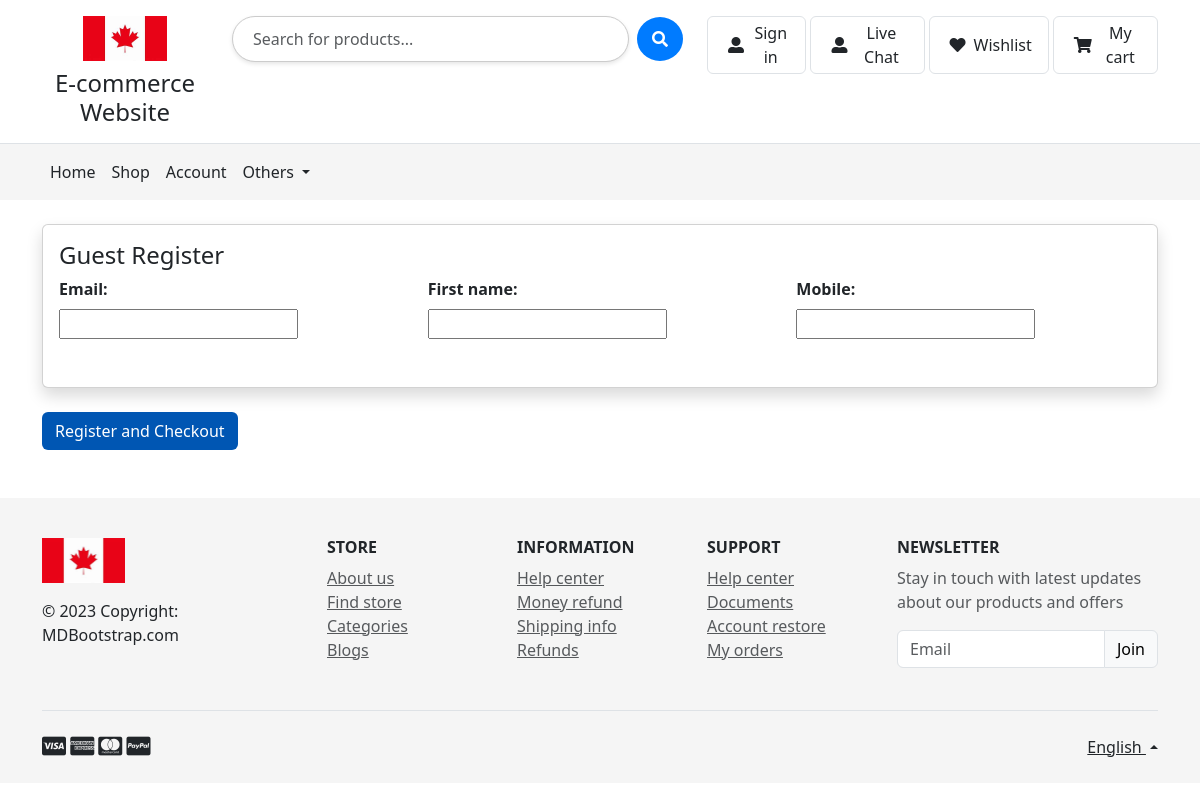
/guest/, run on the app's committed database.
### product/models.py (models this page shows, shortened)
class SiteSetting(models.Model):
    site_title = models.CharField(max_length=255)
    logo = models.ImageField(upload_to='logos/', blank=True, null=True)
    updated_at = models.DateTimeField(auto_now=True)

### product/views.py (the view)
# urls.py: path('guest/', views.guest_checkout, name='guest_checkout'),
def guest_checkout(request):
    if request.method == 'POST':
        register_form = GuestRegisterForm(request.POST)
        if register_form.is_valid():  # Add shipping_form validation
            email = register_form.cleaned_data['email']
            if User.objects.filter(email=email).exists():
                error_message = "An account with this email already exists."
                return render(request, 'store/guest_checkout.html', {
                    'register_form': register_form,
                    'error_message': error_message,
                })
            user = register_form.save(commit=False)
            password = get_random_string(length=12)
            user.set_password(password)
            user.username = email
            user.save()
            Profile.objects.create(
                user=user, mobile=register_form.cleaned_data['mobile'])
            login(request, user)
            try:
                send_mail(
                    'Your Account Details',
                    f'Your account has been created.\n\nUsername: {email}\nPassword: {password}',
                    'your_email@example.com',
                    [email],
                    fail_silently=False,
                )
            except Exception as e:
                print(f"An error occurred while sending the email: {e}")
            return redirect('home')
        else:
            print("Form validation failed.")
            print("Register form errors:", register_form.errors)
    else:
        register_form = GuestRegisterForm()
    context = {
        'register_form': register_form,
    }
    return render(request, 'user/guest_checkout.html', context)

### product/forms.py (shortened to what this page needs)
class GuestRegisterForm(forms.ModelForm):
    email = forms.EmailField(required=True)
    first_name = forms.CharField(max_length=100, required=True)
    mobile = forms.CharField(max_length=15, required=True)
    class Meta:
        model = User
        fields = ['email', 'first_name']

### product/context_processors.py (called while the page is built)
def site_settings(request):
    site_settings, created = SiteSetting.objects.get_or_create(
        defaults={'site_title': 'Medicine E-commerce Website'}
    )
    return {'site_settings': site_settings}

def cart_items_count(request):
    if request.user.is_authenticated:
        cart, _ = Cart.objects.get_or_create(user=request.user)
    else:
        session_key = request.session.session_key
        if not session_key:
            request.session.create()
            session_key = request.session.session_key
        cart, _ = Cart.objects.get_or_create(
            session_key=session_key, user=None)
    return {'cart_items_count': cart.items.count()}

### product/templates/user/guest_checkout.html (shortened to what this page needs)
{% extends 'base.html' %}
{% block content %}
<div class="container my-4">
    <form method="post">
        <div class="card mb-4 shadow">
            <div class="card-body">
                <h4> Guest Register</h4>
                <div class="row">
                    {% for field in register_form %}
                        <div class="col-md-4 mb-3">
                            <div class="form-group">
                                {{ field.label_tag }}
                                <div class="form-control-wrapper">
                                    {{ field }}
                                </div>
                            </div>
                        </div>
                    {% endfor %}
                </div>
            </div>
        </div>
        <button type="submit" style="background-color: #0056b3; color: white;" class="btn">Register and Checkout</button>
    </form>
</div>
{% endblock %}

### product/templates/base.html (shortened to what this page needs)
<!DOCTYPE html>
<html lang="en">
<head>
  <link href="https://cdn.jsdelivr.net/npm/bootstrap@5.3.0/dist/css/bootstrap.min.css" rel="stylesheet">
  <link rel="stylesheet" href="https://cdnjs.cloudflare.com/ajax/libs/font-awesome/6.0.0/css/all.min.css">
  <link rel="stylesheet" href="https://cdnjs.cloudflare.com/ajax/libs/font-awesome/5.15.4/css/all.min.css">
</head>
<body>
  <header>
    <div class="p-3 text-center bg-white border-bottom">
      <div class="container">
        <div class="row gy-3">
          <div class="col-lg-2 col-sm-4 col-4 text-center">
            <a href="#" class="d-block">
                {% if site_settings.logo %}
                    <img src="{{ site_settings.logo.url }}" alt="Site Logo" class="img-fluid mb-2" style="height: 45px;">
                {% endif %}
            </a>
            <h1 class="h4 mb-0">{{ site_settings.site_title }}</h1>
        </div>
          <div class="order-lg-last col-lg-5 col-sm-8 col-8">
            <div class="d-flex float-end">
                {% if user.is_authenticated %}
                    <a href="{% url 'logout' %}" class="me-1 border rounded py-1 px-3 nav-link d-flex align-items-center">
                        <i class="fas fa-sign-out-alt m-1 me-md-2"></i>
                        <p class="d-none d-md-block mb-0">Logout</p>
                    </a>
                {% else %}
                    <a href="{% url 'login' %}" class="me-1 border rounded py-1 px-3 nav-link d-flex align-items-center">
                        <i class="fas fa-user-alt m-1 me-md-2"></i>
                        <p class="d-none d-md-block mb-0">Sign in</p>
                    </a>
                    <a href="{% url 'user_chat_request' %}" class="me-1 border rounded py-1 px-3 nav-link d-flex align-items-center">
                      <i class="fas fa-user-alt m-1 me-md-2"></i>
                      <p class="d-none d-md-block mb-0">Live Chat</p>
                  </a>
                {% endif %}
                <a href="{% url 'wishlist_view' %}" class="me-1 border rounded py-1 px-3 nav-link d-flex align-items-center">
                    <i class="fas fa-heart m-1 me-md-2"></i>
                    <p class="d-none d-md-block mb-0">Wishlist</p>
                </a>
                <a href="{% url 'view_cart' %}" class="border rounded py-1 px-3 nav-link d-flex align-items-center position-relative">
                    <i class="fas fa-shopping-cart m-1 me-md-2"></i>
                    <p class="d-none d-md-block mb-0">My cart</p>
                </a>
            </div>
        </div>
          <div class="col-lg-5 col-md-12 col-12">
            <div class="search-container d-flex justify-content-center align-items-center">
                <input type="search" id="searchInput" class="form-control search-input" placeholder="Search for products..." />
                <button type="button" class="btn search-btn ms-2">
                    <i class="fas fa-search"></i>
                </button>
            </div>
        </div>
        </div>
      </div>
    </div>
    <nav class="navbar navbar-expand-lg navbar-light" style="background-color: #f5f5f5;">
      <div class="container">
        <div class="collapse navbar-collapse" id="navbarNav">
          <ul class="navbar-nav me-auto mb-2 mb-lg-0">
            <li class="nav-item">
              <a href="{% url 'home' %}" class="nav-link text-dark" >Home</a>
            </li>
              <a  class="nav-link text-dark" href="{% url 'product_list' %}">Shop</a>
            <li class="nav-item">
              <a class="nav-link text-dark" href="{% url 'profile' %}">Account</a>
            </li>
            <li class="nav-item dropdown">
              <a class="nav-link dropdown-toggle text-dark" href="#" id="navbarDropdown" role="button" data-bs-toggle="dropdown" aria-expanded="false">
                Others
              </a>
            </li>
          </ul>
        </div>
      </div>
    </nav>
  </header>
  <div class="mt-3 mb-5">
  {% block content %}
  {% endblock %}
</div>
  <footer class="text-center text-lg-start text-muted mt-3" style="background-color: #f5f5f5;">
    <section class="">
      <div class="container text-center text-md-start pt-4 pb-4">
        <div class="row mt-3">
          <div class="col-12 col-lg-3 col-sm-12 mb-2">
            <a href="https://mdbootstrap.com/" target="_blank" class="">
              {% if site_settings.logo %}
              <img src="{{ site_settings.logo.url }}" alt="Site Logo" class="img-fluid mb-2" style="height: 45px;">
          {% endif %}
            </a>
            <p class="mt-2 text-dark">
              © 2023 Copyright: MDBootstrap.com
            </p>
          </div>
          <div class="col-6 col-sm-4 col-lg-2">
            <h6 class="text-uppercase text-dark fw-bold mb-2">
              Store
            </h6>
            <ul class="list-unstyled mb-4">
              <li><a class="text-muted" href="#">About us</a></li>
              <li><a class="text-muted" href="#">Find store</a></li>
              <li><a class="text-muted" href="#">Categories</a></li>
              <li><a class="text-muted" href="#">Blogs</a></li>
            </ul>
          </div>
          <div class="col-6 col-sm-4 col-lg-2">
            <h6 class="text-uppercase text-dark fw-bold mb-2">
              Information
            </h6>
            <ul class="list-unstyled mb-4">
              <li><a class="text-muted" href="#">Help center</a></li>
              <li><a class="text-muted" href="#">Money refund</a></li>
              <li><a class="text-muted" href="#">Shipping info</a></li>
              <li><a class="text-muted" href="#">Refunds</a></li>
            </ul>
          </div>
          <div class="col-6 col-sm-4 col-lg-2">
            <h6 class="text-uppercase text-dark fw-bold mb-2">
              Support
            </h6>
            <ul class="list-unstyled mb-4">
              <li><a class="text-muted" href="#">Help center</a></li>
              <li><a class="text-muted" href="#">Documents</a></li>
              <li><a class="text-muted" href="#">Account restore</a></li>
              <li><a class="text-muted" href="#">My orders</a></li>
            </ul>
          </div>
          <div class="col-12 col-sm-12 col-lg-3">
            <h6 class="text-uppercase text-dark fw-bold mb-2">Newsletter</h6>
            <p class="text-muted">Stay in touch with latest updates about our products and offers</p>
            <div class="input-group mb-3">
              <input type="email" class="form-control border" placeholder="Email" aria-label="Email" aria-describedby="button-addon2" />
              <button class="btn btn-light border shadow-0" type="button" id="button-addon2" data-mdb-ripple-color="dark">
                Join
              </button>
            </div>
          </div>
        </div>
      </div>
    </section>
    <div class="">
      <div class="container">
        <div class="d-flex justify-content-between py-4 border-top">
          <div>
            <i class="fab fa-lg fa-cc-visa text-dark"></i>
            <i class="fab fa-lg fa-cc-amex text-dark"></i>
            <i class="fab fa-lg fa-cc-mastercard text-dark"></i>
            <i class="fab fa-lg fa-cc-paypal text-dark"></i>
          </div>
          <div class="dropdown dropup">
            <a class="dropdown-toggle text-dark" href="#" id="Dropdown" role="button" data-mdb-toggle="dropdown" aria-expanded="false"> English </a>
          </div>
        </div>
      </div>
    </div>
  </footer>
</body>
</html>

### product/templates/base.html (style rules this page uses)
.search-container { max-width: 600px; margin: 0 auto; }
.search-input { border-radius: 30px; box-shadow: 0 2px 4px rgba(0, 0, 0, 0.1); padding: 10px 20px; border: 1px solid #ccc; transition: border 0.3s ease; }
.search-btn { border-radius: 50%; padding: 10px 15px; background-color: #007bff; color: white; border: none; cursor: pointer; transition: background-color 0.3s ease; }
.nav-link { font-weight: 500; }

### product/templates/user/guest_checkout.html (style rules this page uses)
.form-group { margin-bottom: 1rem; }
.form-group label { display: block; margin-bottom: 0.5rem; font-weight: bold; }
.form-control-wrapper { margin-top: 0.5rem; }

### data on the page
SiteSetting: logo (picture), site_title "E-commerce Website"

### other printed values
{{ field.label_tag }} "Email:" "First name:" "Mobile:"
